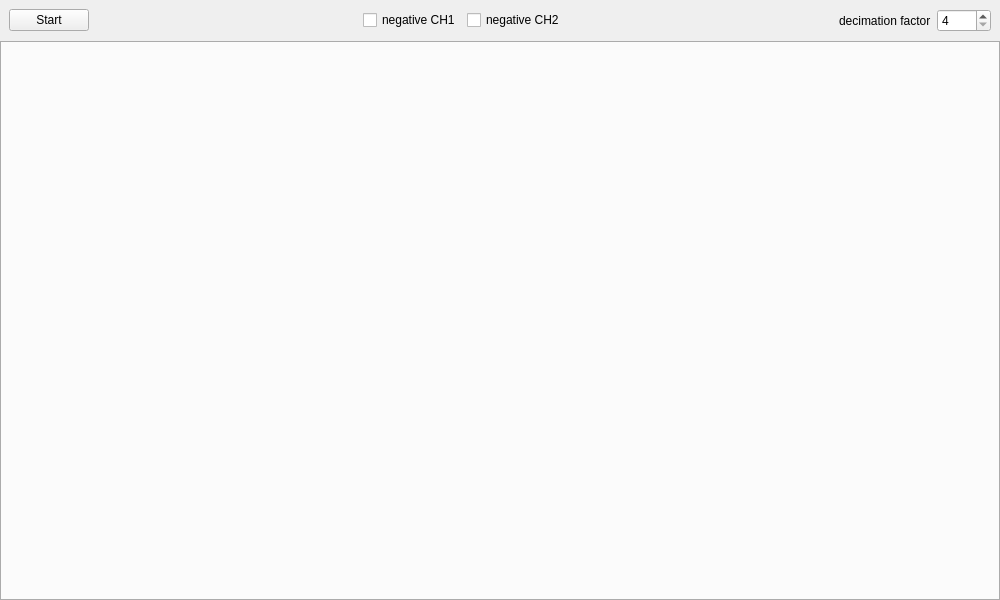
<?xml version="1.0" encoding="UTF-8"?>
<ui version="4.0">
 <class>MCPHA</class>
 <widget class="QMainWindow" name="MCPHA">
  <property name="geometry">
   <rect>
    <x>0</x>
    <y>0</y>
    <width>1000</width>
    <height>600</height>
   </rect>
  </property>
  <property name="minimumSize">
   <size>
    <width>1000</width>
    <height>600</height>
   </size>
  </property>
  <property name="windowTitle">
   <string>Multichannel Pulse Height Analyzer</string>
  </property>
  <widget class="QWidget" name="centralWidget">
   <layout class="QVBoxLayout" name="verticalLayout">
    <property name="spacing">
     <number>0</number>
    </property>
    <property name="leftMargin">
     <number>0</number>
    </property>
    <property name="topMargin">
     <number>0</number>
    </property>
    <property name="rightMargin">
     <number>0</number>
    </property>
    <property name="bottomMargin">
     <number>0</number>
    </property>
    <item>
     <widget class="QWidget" name="controlWidget" native="true">
      <layout class="QHBoxLayout" name="controlLayout">
       <item>
        <widget class="QPushButton" name="startButton">
         <property name="text">
          <string>Start</string>
         </property>
        </widget>
       </item>
       <item>
        <spacer name="spacer_0">
         <property name="orientation">
          <enum>Qt::Horizontal</enum>
         </property>
         <property name="sizeHint" stdset="0">
          <size>
           <width>40</width>
           <height>20</height>
          </size>
         </property>
        </spacer>
       </item>
       <item>
        <widget class="QCheckBox" name="neg1Check">
         <property name="text">
          <string>negative CH1</string>
         </property>
        </widget>
       </item>
       <item>
        <widget class="QCheckBox" name="neg2Check">
         <property name="text">
          <string>negative CH2</string>
         </property>
        </widget>
       </item>
       <item>
        <spacer name="spacer_1">
         <property name="orientation">
          <enum>Qt::Horizontal</enum>
         </property>
         <property name="sizeHint" stdset="0">
          <size>
           <width>40</width>
           <height>20</height>
          </size>
         </property>
        </spacer>
       </item>
       <item>
        <widget class="QLabel" name="rateLabel">
         <property name="text">
          <string>decimation factor</string>
         </property>
        </widget>
       </item>
       <item>
        <widget class="QSpinBox" name="rateValue">
         <property name="minimum">
          <number>4</number>
         </property>
         <property name="maximum">
          <number>8192</number>
         </property>
         <property name="singleStep">
          <number>4</number>
         </property>
        </widget>
       </item>
      </layout>
     </widget>
    </item>
    <item>
     <widget class="QTabWidget" name="tabWidget">
      <property name="tabPosition">
       <enum>QTabWidget::South</enum>
      </property>
     </widget>
    </item>
   </layout>
  </widget>
 </widget>
 <resources/>
 <connections/>
</ui>
